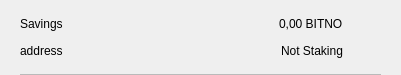
<?xml version="1.0" encoding="UTF-8"?>
<ui version="4.0">
 <class>CSRow</class>
 <widget class="QWidget" name="CSRow">
  <property name="geometry">
   <rect>
    <x>0</x>
    <y>0</y>
    <width>401</width>
    <height>75</height>
   </rect>
  </property>
  <property name="windowTitle">
   <string>Form</string>
  </property>
  <layout class="QVBoxLayout" name="verticalLayout">
   <property name="spacing">
    <number>0</number>
   </property>
   <property name="leftMargin">
    <number>20</number>
   </property>
   <property name="topMargin">
    <number>10</number>
   </property>
   <property name="rightMargin">
    <number>20</number>
   </property>
   <property name="bottomMargin">
    <number>0</number>
   </property>
   <item>
    <widget class="QWidget" name="info" native="true">
     <property name="minimumSize">
      <size>
       <width>0</width>
       <height>0</height>
      </size>
     </property>
     <layout class="QHBoxLayout" name="horizontalLayout_3">
      <property name="leftMargin">
       <number>0</number>
      </property>
      <property name="topMargin">
       <number>0</number>
      </property>
      <property name="rightMargin">
       <number>0</number>
      </property>
      <property name="bottomMargin">
       <number>10</number>
      </property>
      <item>
       <widget class="QWidget" name="container" native="true">
        <property name="minimumSize">
         <size>
          <width>0</width>
          <height>0</height>
         </size>
        </property>
        <layout class="QVBoxLayout" name="verticalLayout_2">
         <property name="spacing">
          <number>0</number>
         </property>
         <property name="leftMargin">
          <number>0</number>
         </property>
         <property name="topMargin">
          <number>0</number>
         </property>
         <property name="rightMargin">
          <number>0</number>
         </property>
         <property name="bottomMargin">
          <number>0</number>
         </property>
         <item>
          <layout class="QHBoxLayout" name="horizontalLayout">
           <item>
            <widget class="QLabel" name="labelName">
             <property name="toolTip">
              <string notr="true"/>
             </property>
             <property name="text">
              <string>Savings</string>
             </property>
            </widget>
           </item>
           <item>
            <spacer name="horizontalSpacer">
             <property name="orientation">
              <enum>Qt::Horizontal</enum>
             </property>
             <property name="sizeHint" stdset="0">
              <size>
               <width>40</width>
               <height>20</height>
              </size>
             </property>
            </spacer>
           </item>
           <item>
            <widget class="QLabel" name="labelAmount">
             <property name="text">
              <string>0,00 BITNO</string>
             </property>
            </widget>
           </item>
          </layout>
         </item>
         <item>
          <layout class="QHBoxLayout" name="horizontalLayout_2">
           <item>
            <widget class="QLabel" name="labelAddress">
             <property name="toolTip">
              <string notr="true"/>
             </property>
             <property name="text">
              <string>address</string>
             </property>
            </widget>
           </item>
           <item>
            <spacer name="horizontalSpacer_2">
             <property name="orientation">
              <enum>Qt::Horizontal</enum>
             </property>
             <property name="sizeHint" stdset="0">
              <size>
               <width>40</width>
               <height>20</height>
              </size>
             </property>
            </spacer>
           </item>
           <item>
            <widget class="QLabel" name="labelStaking">
             <property name="text">
              <string>Not Staking</string>
             </property>
            </widget>
           </item>
          </layout>
         </item>
        </layout>
       </widget>
      </item>
      <item alignment="Qt::AlignHCenter|Qt::AlignVCenter">
       <widget class="QPushButton" name="pushButtonMenu">
        <property name="minimumSize">
         <size>
          <width>24</width>
          <height>24</height>
         </size>
        </property>
        <property name="maximumSize">
         <size>
          <width>32</width>
          <height>32</height>
         </size>
        </property>
        <property name="focusPolicy">
         <enum>Qt::NoFocus</enum>
        </property>
        <property name="styleSheet">
         <string notr="true">border:none; background-color:transparent;</string>
        </property>
        <property name="text">
         <string/>
        </property>
        <property name="icon">
         <iconset>
          <normaloff>://ic-menu-hover</normaloff>://ic-menu-hover</iconset>
        </property>
        <property name="iconSize">
         <size>
          <width>24</width>
          <height>24</height>
         </size>
        </property>
       </widget>
      </item>
     </layout>
    </widget>
   </item>
   <item>
    <widget class="QLabel" name="lblDivisory">
     <property name="minimumSize">
      <size>
       <width>0</width>
       <height>1</height>
      </size>
     </property>
     <property name="maximumSize">
      <size>
       <width>16777215</width>
       <height>1</height>
      </size>
     </property>
     <property name="styleSheet">
      <string notr="true">background-color:#bababa;</string>
     </property>
     <property name="text">
      <string/>
     </property>
     <property name="alignment">
      <set>Qt::AlignBottom|Qt::AlignLeading|Qt::AlignLeft</set>
     </property>
    </widget>
   </item>
  </layout>
 </widget>
 <resources/>
 <connections/>
</ui>
